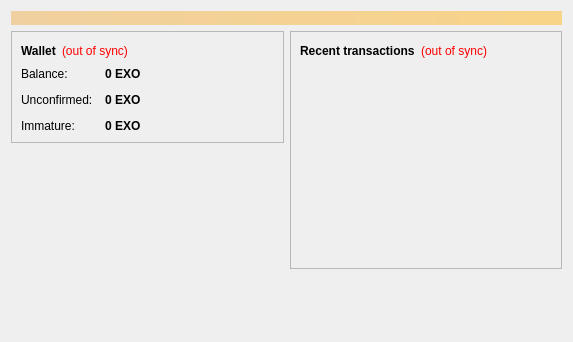
<?xml version="1.0" encoding="UTF-8"?>
<ui version="4.0">
 <class>OverviewPage</class>
 <widget class="QWidget" name="OverviewPage">
  <property name="geometry">
   <rect>
    <x>0</x>
    <y>0</y>
    <width>573</width>
    <height>342</height>
   </rect>
  </property>
  <property name="windowTitle">
   <string>Form</string>
  </property>
  <layout class="QVBoxLayout" name="topLayout">
   <item>
    <widget class="QLabel" name="labelAlerts">
     <property name="visible">
      <bool>false</bool>
     </property>
     <property name="styleSheet">
      <string notr="true">background-color: qlineargradient(x1: 0, y1: 0, x2: 1, y2: 0, stop:0 #F0D0A0, stop:1 #F8D488); color:#000000;</string>
     </property>
     <property name="wordWrap">
      <bool>true</bool>
     </property>
     <property name="margin">
      <number>3</number>
     </property>
    </widget>
   </item>
   <item>
    <layout class="QHBoxLayout" name="horizontalLayout" stretch="1,1">
     <item>
      <layout class="QVBoxLayout" name="verticalLayout_2">
       <item>
        <widget class="QFrame" name="frame">
         <property name="frameShape">
          <enum>QFrame::StyledPanel</enum>
         </property>
         <property name="frameShadow">
          <enum>QFrame::Raised</enum>
         </property>
         <layout class="QVBoxLayout" name="verticalLayout_4">
          <item>
           <layout class="QHBoxLayout" name="horizontalLayout_4">
            <item>
             <widget class="QLabel" name="label_5">
              <property name="font">
               <font>
                <weight>75</weight>
                <bold>true</bold>
               </font>
              </property>
              <property name="text">
               <string>Wallet</string>
              </property>
             </widget>
            </item>
            <item>
             <widget class="QLabel" name="labelWalletStatus">
              <property name="toolTip">
               <string>The displayed information may be out of date. Your wallet automatically synchronizes with the Exocoin network after a connection is established, but this process has not completed yet.</string>
              </property>
              <property name="styleSheet">
               <string notr="true">QLabel { color: red; }</string>
              </property>
              <property name="text">
               <string notr="true">(out of sync)</string>
              </property>
              <property name="alignment">
               <set>Qt::AlignLeading|Qt::AlignLeft|Qt::AlignVCenter</set>
              </property>
             </widget>
            </item>
            <item>
             <spacer name="horizontalSpacer_2">
              <property name="orientation">
               <enum>Qt::Horizontal</enum>
              </property>
              <property name="sizeHint" stdset="0">
               <size>
                <width>40</width>
                <height>20</height>
               </size>
              </property>
             </spacer>
            </item>
           </layout>
          </item>
          <item>
           <layout class="QFormLayout" name="formLayout_2">
            <property name="fieldGrowthPolicy">
             <enum>QFormLayout::AllNonFixedFieldsGrow</enum>
            </property>
            <property name="horizontalSpacing">
             <number>12</number>
            </property>
            <property name="verticalSpacing">
             <number>12</number>
            </property>
            <item row="0" column="0">
             <widget class="QLabel" name="label">
              <property name="text">
               <string>Balance:</string>
              </property>
             </widget>
            </item>
            <item row="0" column="1">
             <widget class="QLabel" name="labelBalance">
              <property name="font">
               <font>
                <weight>75</weight>
                <bold>true</bold>
               </font>
              </property>
              <property name="cursor">
               <cursorShape>IBeamCursor</cursorShape>
              </property>
              <property name="toolTip">
               <string>Your current balance</string>
              </property>
              <property name="text">
               <string notr="true">0 EXO</string>
              </property>
              <property name="textInteractionFlags">
               <set>Qt::LinksAccessibleByMouse|Qt::TextSelectableByKeyboard|Qt::TextSelectableByMouse</set>
              </property>
             </widget>
            </item>
            <item row="1" column="0">
             <widget class="QLabel" name="label_3">
              <property name="text">
               <string>Unconfirmed:</string>
              </property>
             </widget>
            </item>
            <item row="1" column="1">
             <widget class="QLabel" name="labelUnconfirmed">
              <property name="font">
               <font>
                <weight>75</weight>
                <bold>true</bold>
               </font>
              </property>
              <property name="cursor">
               <cursorShape>IBeamCursor</cursorShape>
              </property>
              <property name="toolTip">
               <string>Total of transactions that have yet to be confirmed, and do not yet count toward the current balance</string>
              </property>
              <property name="text">
               <string notr="true">0 EXO</string>
              </property>
              <property name="textInteractionFlags">
               <set>Qt::LinksAccessibleByMouse|Qt::TextSelectableByKeyboard|Qt::TextSelectableByMouse</set>
              </property>
             </widget>
            </item>
            <item row="2" column="0">
             <widget class="QLabel" name="labelImmatureText">
              <property name="text">
               <string>Immature:</string>
              </property>
             </widget>
            </item>
            <item row="2" column="1">
             <widget class="QLabel" name="labelImmature">
              <property name="font">
               <font>
                <weight>75</weight>
                <bold>true</bold>
               </font>
              </property>
              <property name="toolTip">
               <string>Mined balance that has not yet matured</string>
              </property>
              <property name="text">
               <string notr="true">0 EXO</string>
              </property>
              <property name="textInteractionFlags">
               <set>Qt::LinksAccessibleByMouse|Qt::TextSelectableByKeyboard|Qt::TextSelectableByMouse</set>
              </property>
             </widget>
            </item>
           </layout>
          </item>
         </layout>
        </widget>
       </item>
       <item>
        <spacer name="verticalSpacer">
         <property name="orientation">
          <enum>Qt::Vertical</enum>
         </property>
         <property name="sizeHint" stdset="0">
          <size>
           <width>20</width>
           <height>40</height>
          </size>
         </property>
        </spacer>
       </item>
      </layout>
     </item>
     <item>
      <layout class="QVBoxLayout" name="verticalLayout_3">
       <item>
        <widget class="QFrame" name="frame_2">
         <property name="frameShape">
          <enum>QFrame::StyledPanel</enum>
         </property>
         <property name="frameShadow">
          <enum>QFrame::Raised</enum>
         </property>
         <layout class="QVBoxLayout" name="verticalLayout">
          <item>
           <layout class="QHBoxLayout" name="horizontalLayout_2">
            <item>
             <widget class="QLabel" name="label_4">
              <property name="text">
               <string>&lt;b&gt;Recent transactions&lt;/b&gt;</string>
              </property>
             </widget>
            </item>
            <item>
             <widget class="QLabel" name="labelTransactionsStatus">
              <property name="toolTip">
               <string>The displayed information may be out of date. Your wallet automatically synchronizes with the Exocoin network after a connection is established, but this process has not completed yet.</string>
              </property>
              <property name="styleSheet">
               <string notr="true">QLabel { color: red; }</string>
              </property>
              <property name="text">
               <string notr="true">(out of sync)</string>
              </property>
              <property name="alignment">
               <set>Qt::AlignRight|Qt::AlignTrailing|Qt::AlignVCenter</set>
              </property>
             </widget>
            </item>
            <item>
             <spacer name="horizontalSpacer">
              <property name="orientation">
               <enum>Qt::Horizontal</enum>
              </property>
              <property name="sizeHint" stdset="0">
               <size>
                <width>40</width>
                <height>20</height>
               </size>
              </property>
             </spacer>
            </item>
           </layout>
          </item>
          <item>
           <widget class="QListView" name="listTransactions">
            <property name="styleSheet">
             <string notr="true">QListView { background: transparent; }</string>
            </property>
            <property name="frameShape">
             <enum>QFrame::NoFrame</enum>
            </property>
            <property name="verticalScrollBarPolicy">
             <enum>Qt::ScrollBarAlwaysOff</enum>
            </property>
            <property name="horizontalScrollBarPolicy">
             <enum>Qt::ScrollBarAlwaysOff</enum>
            </property>
            <property name="selectionMode">
             <enum>QAbstractItemView::NoSelection</enum>
            </property>
           </widget>
          </item>
         </layout>
        </widget>
       </item>
       <item>
        <spacer name="verticalSpacer_2">
         <property name="orientation">
          <enum>Qt::Vertical</enum>
         </property>
         <property name="sizeHint" stdset="0">
          <size>
           <width>20</width>
           <height>40</height>
          </size>
         </property>
        </spacer>
       </item>
      </layout>
     </item>
    </layout>
   </item>
  </layout>
 </widget>
 <resources/>
 <connections/>
</ui>
